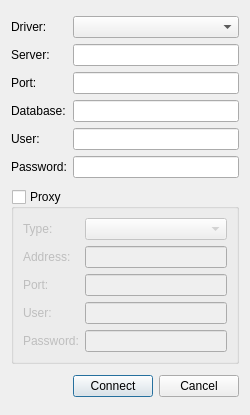
<?xml version="1.0" encoding="UTF-8"?>
<ui version="4.0">
 <class>SqlConnectionDialog</class>
 <widget class="QDialog" name="SqlConnectionDialog">
  <property name="geometry">
   <rect>
    <x>0</x>
    <y>0</y>
    <width>250</width>
    <height>415</height>
   </rect>
  </property>
  <property name="sizePolicy">
   <sizepolicy hsizetype="Preferred" vsizetype="Fixed">
    <horstretch>0</horstretch>
    <verstretch>0</verstretch>
   </sizepolicy>
  </property>
  <property name="maximumSize">
   <size>
    <width>16777215</width>
    <height>415</height>
   </size>
  </property>
  <property name="windowTitle">
   <string>Connect to db</string>
  </property>
  <layout class="QVBoxLayout" name="verticalLayout" stretch="0,0,0">
   <item>
    <layout class="QGridLayout" name="gridLayout">
     <item row="0" column="0">
      <widget class="QLabel" name="mDbDriverLabel">
       <property name="text">
        <string>Driver:</string>
       </property>
      </widget>
     </item>
     <item row="0" column="1">
      <widget class="QComboBox" name="mDbDriverCombo"/>
     </item>
     <item row="1" column="0">
      <widget class="QLabel" name="mDbHostLabel">
       <property name="text">
        <string>Server:</string>
       </property>
      </widget>
     </item>
     <item row="1" column="1">
      <widget class="QLineEdit" name="mDbHostEdit">
       <property name="enabled">
        <bool>true</bool>
       </property>
      </widget>
     </item>
     <item row="2" column="0">
      <widget class="QLabel" name="mDbPortLabel">
       <property name="text">
        <string>Port:</string>
       </property>
      </widget>
     </item>
     <item row="2" column="1">
      <widget class="QLineEdit" name="mDbPortEdit"/>
     </item>
     <item row="3" column="0">
      <widget class="QLabel" name="mDbNameLabel">
       <property name="text">
        <string>Database:</string>
       </property>
       <property name="openExternalLinks">
        <bool>false</bool>
       </property>
      </widget>
     </item>
     <item row="3" column="1">
      <widget class="QLineEdit" name="mDbNameEdit"/>
     </item>
     <item row="4" column="0">
      <widget class="QLabel" name="mDbUserLabel">
       <property name="text">
        <string>User:</string>
       </property>
      </widget>
     </item>
     <item row="4" column="1">
      <widget class="QLineEdit" name="mDbUserEdit"/>
     </item>
     <item row="5" column="0">
      <widget class="QLabel" name="mDbPasswordLabel">
       <property name="text">
        <string>Password:</string>
       </property>
      </widget>
     </item>
     <item row="5" column="1">
      <widget class="QLineEdit" name="mDbPasswordEdit"/>
     </item>
    </layout>
   </item>
   <item>
    <widget class="QGroupBox" name="mUseProxyBox">
     <property name="sizePolicy">
      <sizepolicy hsizetype="Expanding" vsizetype="Fixed">
       <horstretch>0</horstretch>
       <verstretch>0</verstretch>
      </sizepolicy>
     </property>
     <property name="layoutDirection">
      <enum>Qt::LeftToRight</enum>
     </property>
     <property name="inputMethodHints">
      <set>Qt::ImhNone</set>
     </property>
     <property name="title">
      <string>Proxy</string>
     </property>
     <property name="flat">
      <bool>false</bool>
     </property>
     <property name="checkable">
      <bool>true</bool>
     </property>
     <property name="checked">
      <bool>false</bool>
     </property>
     <layout class="QVBoxLayout" name="verticalLayout_2">
      <item>
       <layout class="QGridLayout" name="gridLayout_2">
        <item row="0" column="0">
         <widget class="QLabel" name="mProxyTypeLabel">
          <property name="text">
           <string>Type:</string>
          </property>
         </widget>
        </item>
        <item row="0" column="1">
         <widget class="QComboBox" name="mProxyTypeBox"/>
        </item>
        <item row="1" column="0">
         <widget class="QLabel" name="mProxyHostNameLabel">
          <property name="text">
           <string>Address:</string>
          </property>
         </widget>
        </item>
        <item row="1" column="1">
         <widget class="QLineEdit" name="mProxyHostNameEdit"/>
        </item>
        <item row="2" column="0">
         <widget class="QLabel" name="mProxyPortLabel">
          <property name="text">
           <string>Port:</string>
          </property>
         </widget>
        </item>
        <item row="2" column="1">
         <widget class="QLineEdit" name="mProxyPortEdit"/>
        </item>
        <item row="3" column="0">
         <widget class="QLabel" name="mProxyUserLabel">
          <property name="text">
           <string>User:</string>
          </property>
         </widget>
        </item>
        <item row="3" column="1">
         <widget class="QLineEdit" name="mProxyUserEdit"/>
        </item>
        <item row="4" column="0">
         <widget class="QLabel" name="mProxyPasswordLabel">
          <property name="text">
           <string>Password:</string>
          </property>
         </widget>
        </item>
        <item row="4" column="1">
         <widget class="QLineEdit" name="mProxyPasswordEdit"/>
        </item>
       </layout>
      </item>
     </layout>
    </widget>
   </item>
   <item>
    <layout class="QHBoxLayout" name="horizontalLayout">
     <item>
      <spacer name="horizontalSpacer">
       <property name="orientation">
        <enum>Qt::Horizontal</enum>
       </property>
       <property name="sizeHint" stdset="0">
        <size>
         <width>40</width>
         <height>20</height>
        </size>
       </property>
      </spacer>
     </item>
     <item>
      <widget class="QPushButton" name="mConnectButton">
       <property name="text">
        <string>Connect</string>
       </property>
      </widget>
     </item>
     <item>
      <widget class="QPushButton" name="mCancelButton">
       <property name="text">
        <string>Cancel</string>
       </property>
      </widget>
     </item>
    </layout>
   </item>
  </layout>
 </widget>
 <resources/>
 <connections>
  <connection>
   <sender>mCancelButton</sender>
   <signal>clicked()</signal>
   <receiver>SqlConnectionDialog</receiver>
   <slot>reject()</slot>
   <hints>
    <hint type="sourcelabel">
     <x>193</x>
     <y>401</y>
    </hint>
    <hint type="destinationlabel">
     <x>145</x>
     <y>-18</y>
    </hint>
   </hints>
  </connection>
  <connection>
   <sender>mConnectButton</sender>
   <signal>clicked()</signal>
   <receiver>SqlConnectionDialog</receiver>
   <slot>accept()</slot>
   <hints>
    <hint type="sourcelabel">
     <x>114</x>
     <y>406</y>
    </hint>
    <hint type="destinationlabel">
     <x>69</x>
     <y>-12</y>
    </hint>
   </hints>
  </connection>
  <connection>
   <sender>mUseProxyBox</sender>
   <signal>toggled(bool)</signal>
   <receiver>SqlConnectionDialog</receiver>
   <slot>switchProxy(bool)</slot>
   <hints>
    <hint type="sourcelabel">
     <x>20</x>
     <y>20</y>
    </hint>
    <hint type="destinationlabel">
     <x>20</x>
     <y>20</y>
    </hint>
   </hints>
  </connection>
 </connections>
 <slots>
  <slot>addConnection()</slot>
 </slots>
</ui>
